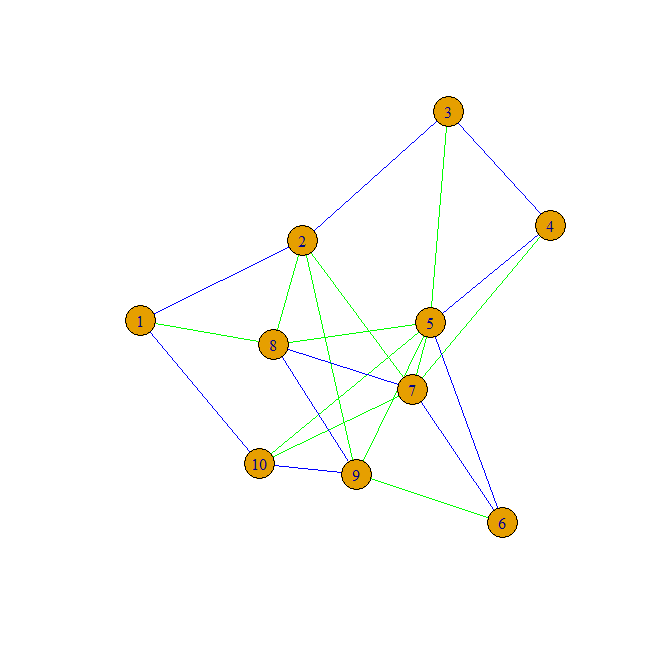

Here is the R script that generated this plot:
library(igraph)


## https://www.r-bloggers.com/lexicographic-permutations-euler-problem-24/

nextPerm <- function(a) {
  
  i <- length(a) 
  
  while (i > 1 && a[i - 1] >= a[i])
    i <- i - 1
  
  if (i <= 1) return(NULL)
  
  j <- length(a)
  while (a[j] <= a[i - 1]) 
    j <- j - 1
  
  temp <- a[i - 1]
  a[i - 1] <- a[j]
  a[j] <- temp
  
  a[i:length(a)] <- rev(a[i:length(a)])
  return(a)
}


##
#	Resuelve si un grafo es hamiltoniano.
#	input : matriz de adjacencia en igraph.
#	output : TRUE o FALSE si es hamiltoniano 
#	o no respectivamente.
#
#	[1] http://igraph.org/r/doc/
#	[2] https://stat.ethz.ch/R-manual/R-devel/library/base/html/bitwise.html 
#	[3] https://stackoverflow.com/questions/4678333/n-n-1-what-does-this-expression-do
#

isHamiltonian <- function(g, cycle) {		
  
  n <- vcount(g)
  
  p <- 1:n
  
  times = 1
  for (i in 1:n)
    times <= times *  i
  
  hamiltonian <- T
  while(times > 0) {
    times <- times - 1
    hamiltonian <- T
    for (i in 1:(n-1)) {
      if (!are_adjacent(g, p[i], p[i+1])) {
        hamiltonian <- F
      }
    }
    
    if (!are_adjacent(g, p[n], p[1])) {
      hamiltonian <- F
    }
    
    if (hamiltonian == T) break
    p <- nextPerm(p) 
  }
  
  if (hamiltonian == F) return (F)
  eval.parent(substitute(cycle <- c(p, p[1])))
  return(T)
}

##
#	construimos un grafo random con n nodos.
#	Usamos la libreria "igraph".
#	[1] https://www.r-graph-gallery.com/248-igraph-plotting-parameters/

buildGraph <- function(n) {
  adjm <- matrix(sample(0:1, n*n, replace=T, prob=c(0.45, 0.55)), nr=n) ## [1] ## 
  
  # hacemos simetrica (no dirigida) la matriz random.
  adjm <- (adjm + t(adjm))/2
  return(graph.adjacency(adjm, mode="undirected", diag=F))
}

n <- as.integer(readline(prompt = "Ingrese el orden del grafo: "))
while (TRUE) {
  # construimos el grafo hasta que sea hamiltoniano.
  g <- buildGraph(n)
  cycle <- c()	
  
  
  if (isHamiltonian(g, cycle)) {
    # visualiza los nodos tan grandes como su grado. 
    # http://www.shizukalab.com/toolkits/sna/plotting-networks-pt-2
    #V(g)$size=degree(g)*5
    
    #dado el ciclo formamos las aristas.
    edgeCycle <- c()
    for (i in 1:(length(cycle)-1)) {	
      edgeCycle <- c(edgeCycle, c(cycle[i], cycle[i+1]))
    }
    
    #cambiando de color al ciclo.
    E(g)$color <- 'green'    #color que no forma parte del ciclo hamiltoniano.
    E(g)$color[get.edge.ids(g, edgeCycle)] <- 'blue'			#color del ciclo hamiltoniano
    
    plot(g)
    break
  }
  print("...")
}
